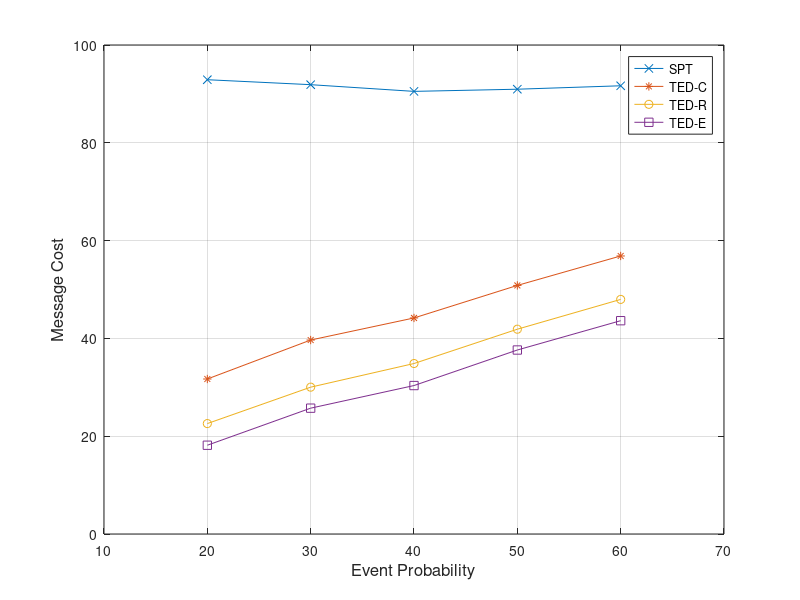

MATLAB code to generate this figure:
x=[20 30 40 50 60]
y=[	92.901	91.887	90.517	90.959	91.662	]
y1=[	31.697	39.667	44.18	50.834	56.858	]
y2=[	22.582	30.03	34.865	41.881	47.975	]
y3=[	18.153	25.734	30.36	37.627	43.622	]
plot(x, y, '-x', x, y1, '-*', x, y2, '-o', x, y3, '-s')
axis([10 70 0 100])
xlabel('Event Probability', 'fontsize',12)
ylabel('Message Cost','fontsize',12)
legend('SPT', 'TED-C', 'TED-R', 'TED-E', 'Location', 'Best')
%set(h, 'Box', 'on')
grid on
